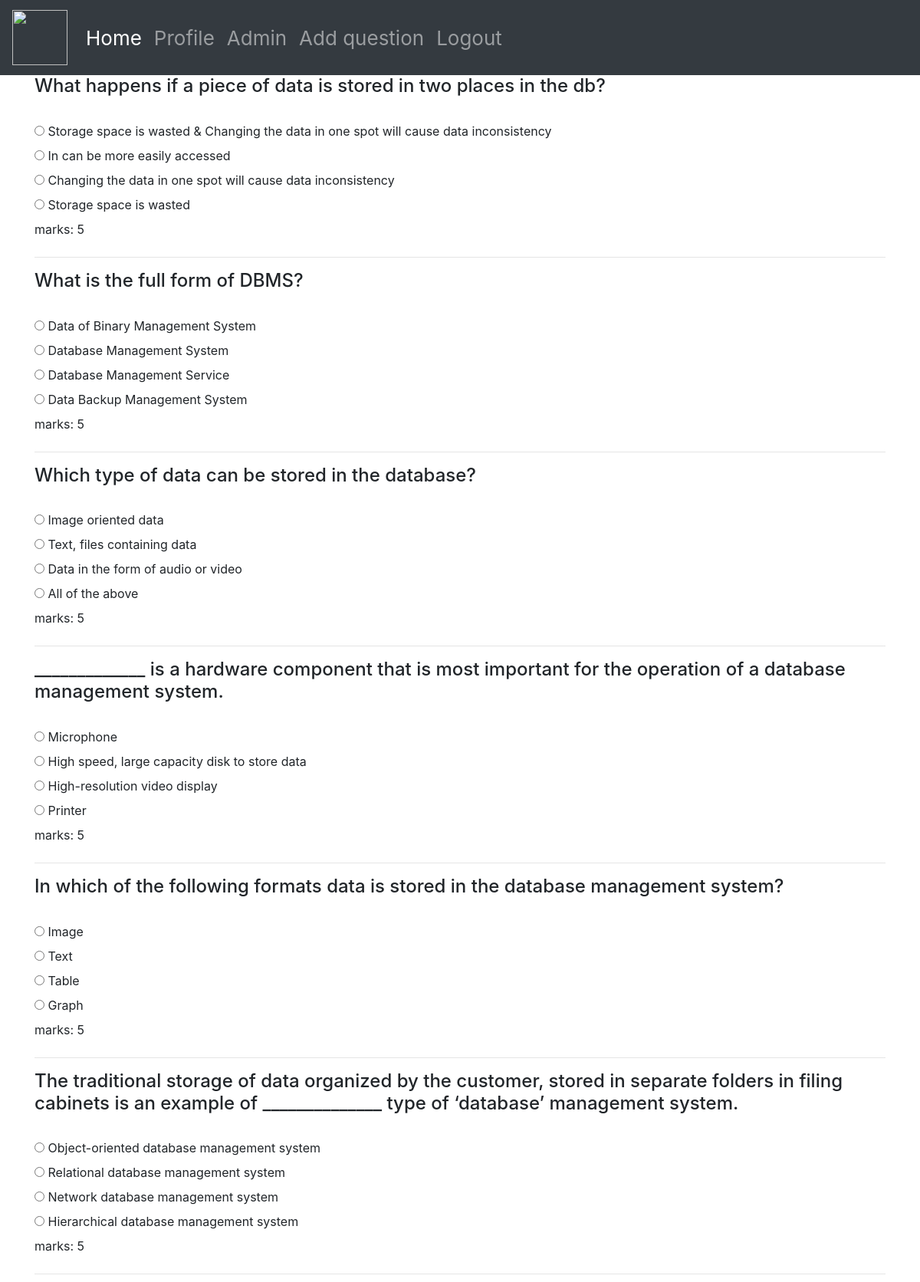
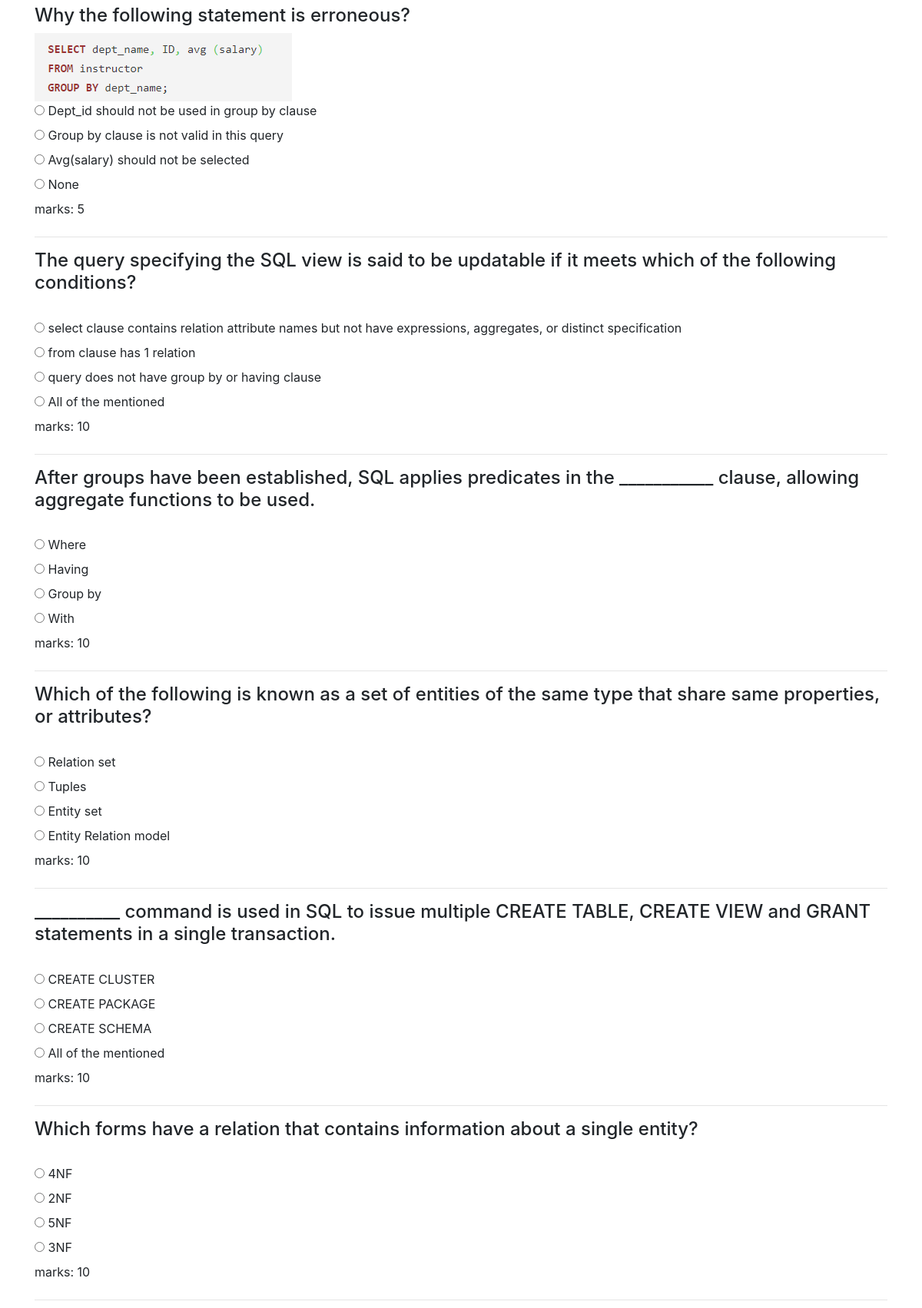
Page /dbms (signed in, upper part) on the committed database (2 pictures, top to bottom).
### home/models.py (models this page shows, shortened)
class QuesModel(models.Model):
    question = models.CharField(max_length=400,null=True)
    desc = models.ImageField(null=True,blank=True,upload_to="images/")
    category = models.CharField(max_length=200,null=True)
    marks = models.IntegerField(default=0)
    op1 = models.CharField(max_length=200,null=True)
    op2 = models.CharField(max_length=200,null=True)
    op3 = models.CharField(max_length=200,null=True)
    op4 = models.CharField(max_length=200,null=True)
    ans = models.CharField(max_length=200,null=True)
    explaination = models.CharField(max_length=400,null=True,default="")
    subject = models.CharField(max_length=200,default="")

### home/views.py (the view, shortened to what this page needs)
# urls.py: path('dbms', views.dbms, name="dbms"),
def dbms(request):
    if request.user.is_anonymous:
        return redirect("/login")
    questions_basic = QuesModel.objects.filter(subject="DBMS", category="basic", marks="5")
    questions_basic = list(questions_basic)
    basic_1 = random.randint(0,len(questions_basic)-1)
    question_basic_1 = questions_basic[basic_1]
    questions_basic.pop(basic_1)
    basic_2 = random.randint(0,len(questions_basic)-1)
    question_basic_2 = questions_basic[basic_2]
    questions_basic.pop(basic_2)
    basic_3 = random.randint(0,len(questions_basic)-1)
    question_basic_3 = questions_basic[basic_3]
    questions_basic.pop(basic_3)
    basic_4 = random.randint(0,len(questions_basic)-1)
    question_basic_4 = questions_basic[basic_4]
    questions_basic.pop(basic_4)
    basic_5 = random.randint(0,len(questions_basic)-1)
    question_basic_5 = questions_basic[basic_5]
    questions_basic.pop(basic_5)
    basic_6 = random.randint(0,len(questions_basic)-1)
    question_basic_6 = questions_basic[basic_6]
    questions_basic.pop(basic_6)
    basic_7 = random.randint(0,len(questions_basic)-1)
    question_basic_7 = questions_basic[basic_7]
    questions_basic.pop(basic_7)
    questions_basic_new = [question_basic_1, question_basic_2, question_basic_3, question_basic_4, question_basic_5, question_basic_6, question_basic_7]
    questions_intermediate = QuesModel.objects.filter(subject="DBMS", category="intermediate", marks="10")
    questions_intermediate = list(questions_intermediate)
    intermediate_1 = random.randint(0,len(questions_intermediate)-1)
    question_intermediate_1 = questions_intermediate[intermediate_1]
    questions_intermediate.pop(intermediate_1)
    intermediate_2 = random.randint(0,len(questions_intermediate)-1)
    question_intermediate_2 = questions_intermediate[intermediate_2]
    questions_intermediate.pop(intermediate_2)
    intermediate_3 = random.randint(0,len(questions_intermediate)-1)
    question_intermediate_3 = questions_intermediate[intermediate_3]
    questions_intermediate.pop(intermediate_3)
    intermediate_4 = random.randint(0,len(questions_intermediate)-1)
    question_intermediate_4 = questions_intermediate[intermediate_4]
    questions_intermediate.pop(intermediate_4)
    intermediate_5 = random.randint(0,len(questions_intermediate)-1)
    question_intermediate_5 = questions_intermediate[intermediate_5]
    questions_intermediate.pop(intermediate_5)
    questions_intermediate_new = [question_intermediate_1, question_intermediate_2, question_intermediate_3, question_intermediate_4, question_intermediate_5]
    questions_advance = QuesModel.objects.filter(subject="DBMS", category="advance", marks="15")
    questions_advance = list(questions_advance)
    advance_1 = random.randint(0,len(questions_advance)-1)
    question_advance_1 = questions_advance[advance_1]
    questions_advance.pop(advance_1)
    advance_2 = random.randint(0,len(questions_advance)-1)
    question_advance_2 = questions_advance[advance_2]
    questions_advance.pop(advance_2)
    advance_3 = random.randint(0,len(questions_advance)-1)
    question_advance_3 = questions_advance[advance_3]
    questions_advance.pop(advance_3)
    questions_advance_new = [question_advance_1, question_advance_2, question_advance_3]
    context={'questions_list_basic':questions_basic_new,
            'questions_list_intermediate':questions_intermediate_new,
            'questions_list_advance':questions_advance_new,
        }
    return render(request, "dbms.html",context)

### templates/dbms.html (shortened to what this page needs)
{% extends 'navbar.html' %}
{% block body %}
<div class="container">
    <form method="post" action="">
        {%for j in questions_list_basic%}
    <h4>{{j.question}}</h4>
    {%if j.desc%}
        <img src="{{j.desc.url}}">
    {%endif%}
    <br>
    <input type="radio" value="{{j.op1}}" name="answer_basic{{forloop.counter}}">
    <label for="answer_basic{{forloop.counter}}">{{j.op1}}</label>
    <br>
    <input type="radio" value="{{j.op2}}" name="answer_basic{{forloop.counter}}">
    <label for="answer_basic{{forloop.counter}}">{{j.op2}}</label>
    <br>
    <input type="radio" value="{{j.op3}}" name="answer_basic{{forloop.counter}}">
    <label for="answer_basic{{forloop.counter}}">{{j.op3}}</label>
    <br>
    <input type="radio" value="{{j.op4}}" name="answer_basic{{forloop.counter}}">
    <label for="answer_basic{{forloop.counter}}">{{j.op4}}</label>
    <br>
    <label>marks: {{j.marks}}</label>
    <hr>
    {%endfor%}
    {%for k in questions_list_intermediate%}
    <h4>{{k.question}}</h4>
    <br>
    <input type="radio" value="{{k.op1}}" name="answer_intermediate{{forloop.counter}}">
    <label for="answer_intermediate{{forloop.counter}}">{{k.op1}}</label>
    <br>
    <input type="radio" value="{{k.op2}}" name="answer_intermediate{{forloop.counter}}">
    <label for="answer_intermediate{{forloop.counter}}">{{k.op2}}</label>
    <br>
    <input type="radio" value="{{k.op3}}" name="answer_intermediate{{forloop.counter}}">
    <label for="answer_intermediate{{forloop.counter}}">{{k.op3}}</label>
    <br>
    <input type="radio" value="{{k.op4}}" name="answer_intermediate{{forloop.counter}}">
    <label for="answer_intermediate{{forloop.counter}}">{{k.op4}}</label>
    <br>
    <label>marks: {{k.marks}}</label>
    <hr>
    {%endfor%}
    {%for l in questions_list_advance%}
    <br>
    <br>
    <br>
    <br>
    <br>
    {%endfor%}
    </form>
    </div>
{% endblock body %}

### rows in the picture
QuesModel: question "What happens if a piece of data is stored in two places in the db?", op1 "Storage space is wasted & Changing the data in one spot will cause data inconsistency", op2 "In can be more easily accessed", op3 "Changing the data in one spot will cause data inconsistency", op4 "Storage space is wasted", marks "5"
QuesModel: question "What is the full form of DBMS?", op1 "Data of Binary Management System", op2 "Database Management System", op3 "Database Management Service", op4 "Data Backup Management System", marks "5"
QuesModel: question "Which type of data can be stored in the database?", op1 "Image oriented data", op2 "Text, files containing data", op3 "Data in the form of audio or video", op4 "All of the above", marks "5"
QuesModel: question "_____________ is a hardware component that is most important for the operation of a database management system.", op1 "Microphone", op2 "High speed, large capacity disk to store data", op3 "High-resolution video display", op4 "Printer", marks "5"
QuesModel: question "In which of the following formats data is stored in the database management system?", op1 "Image", op2 "Text", op3 "Table", op4 "Graph", marks "5"
QuesModel: question "The traditional storage of data organized by the customer, stored in separate folders in filing cabinets is an example of ______________ type of ‘database’ management system.", op1 "Object-oriented database management system", op2 "Relational database management system", op3 "Network database management system", op4 "Hierarchical database management system", marks "5"
QuesModel: question "Why the following statement is erroneous?", desc (picture), op1 "Dept_id should not be used in group by clause", op2 "Group by clause is not valid in this query", op3 "Avg(salary) should not be selected", op4 "None", marks "5"
QuesModel: question "The query specifying the SQL view is said to be updatable if it meets which of the following conditions?", op1 "select clause contains relation attribute names but not have expressions, aggregates, or distinct specification", op2 "from clause has 1 relation", op3 "query does not have group by or having clause", op4 "All of the mentioned", marks "10"
QuesModel: question "After groups have been established, SQL applies predicates in the ___________ clause, allowing aggregate functions to be used.", op1 "Where", op2 "Having", op3 "Group by", op4 "With", marks "10"
QuesModel: question "Which of the following is known as a set of entities of the same type that share same properties, or attributes?", op1 "Relation set", op2 "Tuples", op3 "Entity set", op4 "Entity Relation model", marks "10"
QuesModel: question "__________ command is used in SQL to issue multiple CREATE TABLE, CREATE VIEW and GRANT statements in a single transaction.", op1 "CREATE CLUSTER", op2 "CREATE PACKAGE", op3 "CREATE SCHEMA", op4 "All of the mentioned", marks "10"
QuesModel: question "Which forms have a relation that contains information about a single entity?", op1 "4NF", op2 "2NF", op3 "5NF", op4 "3NF", marks "10"
